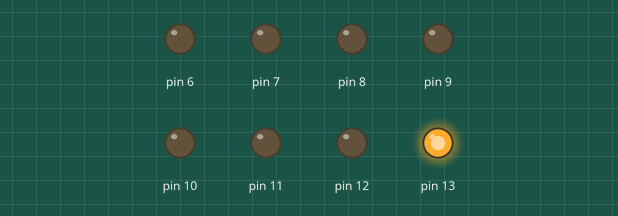
Recording of a sketch running on a simulated Arduino Uno, built with avr-gcc and run on an emulated ATmega328P. On the bench: output pins drawn as LEDs (lit = HIGH).

Above: at 0.1 s.
At 4.1 s:
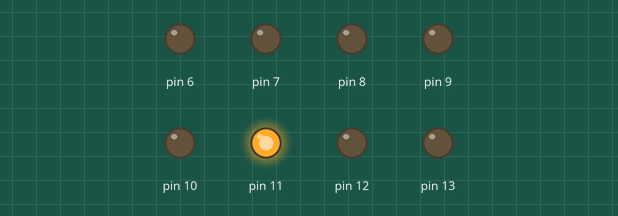
At 10.1 s:
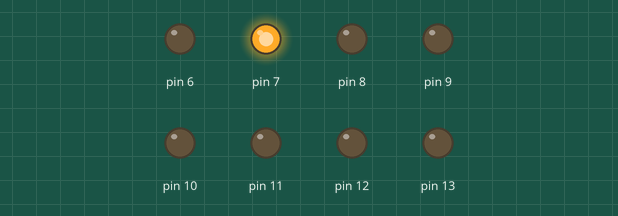
At 16.1 s:
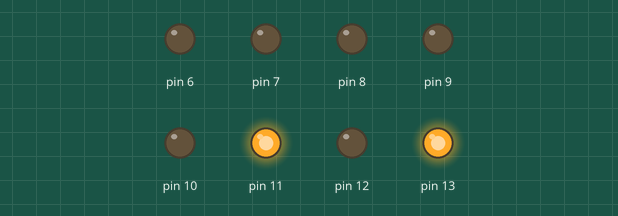
At 22.1 s:
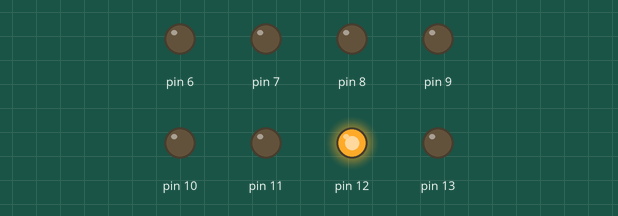
At 32.1 s:
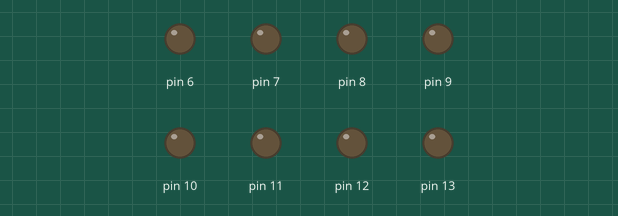
Timing chart, 0 to 40.0 s (numbered marks = the images above):
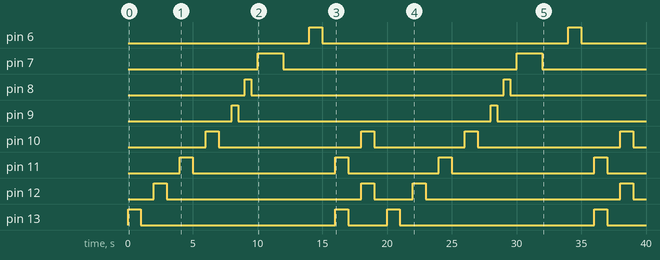

Measured:
- by itself, pin 6: alternates HIGH for 1.0 s and LOW for 19.0 s
- by itself, pin 7: alternates HIGH for 2.0 s and LOW for 18.0 s
- by itself, pin 8, pin 9: alternates HIGH for 0.50 s and LOW for 19.5 s
- by itself, pin 10: LOW → HIGH at 6.0 s, → LOW 1.0 s later, → HIGH 11.0 s later, → LOW 1.0 s later, … (8 changes in this stretch)
- by itself, pin 11: LOW → HIGH at 4.0 s, → LOW 1.0 s later, → HIGH 11.0 s later, → LOW 1.0 s later, … (8 changes in this stretch)
- by itself, pin 12: LOW → HIGH at 2.0 s, → LOW 1.0 s later, → HIGH 15.0 s later, → LOW 1.0 s later, … (8 changes in this stretch)
- by itself, pin 13: LOW → HIGH at 0.00 s, → LOW 1.0 s later, → HIGH 15.0 s later, → LOW 1.0 s later, … (8 changes in this stretch)

The sketch:

brazo.ino
```cpp
// the setup function runs once when you press reset or power the board
void setup() {
  // initialize digital pin 13 as an output.
  pinMode(13, OUTPUT);
  pinMode(12, OUTPUT);

  pinMode(11, OUTPUT);
  pinMode(10, OUTPUT);

  pinMode(9, OUTPUT);
  pinMode(8, OUTPUT);

  pinMode(7, OUTPUT);
  pinMode(6, OUTPUT);


}

// the loop function runs over and over again forever
void loop() {

  //MOVIMENTOS SIMPLES

  digitalWrite(13, HIGH);   // giro
  delay(1000);              //
  digitalWrite(13, LOW);    //
  delay(1000);//

  digitalWrite(12, HIGH);   // giro
  delay(1000);              //
  digitalWrite(12, LOW);    //
  delay(1000);

  digitalWrite(11, HIGH);   // hombro
  delay(1000);              //
  digitalWrite(11, LOW);    //
  delay(1000);

  digitalWrite(10, HIGH);   // hombro
  delay(1000);              //
  digitalWrite(10, LOW);    //
  delay(1000);


  digitalWrite(9, HIGH);   // codo
  delay(500);              //
  digitalWrite(9, LOW);    //
  delay(500);

  digitalWrite(8, HIGH);   // codo
  delay(500);              //
  digitalWrite(8, LOW);    //
  delay(500);

  digitalWrite(7, HIGH);   // muñeca
  delay(2000);              //
  digitalWrite(7, LOW);    //
  delay(2000);

  digitalWrite(6, HIGH);   // muñeca
  delay(1000);              //
  digitalWrite(6, LOW);    //
  delay(1000);

// MOVIMIENTOS DOBLES


  digitalWrite(13, HIGH);   // giro
  digitalWrite(11, HIGH);   // hombro
  delay(1000);              //
  digitalWrite(13, LOW);    //
  digitalWrite(11, LOW);   // hombro
  delay(1000);//

  digitalWrite(12, HIGH);   // giro
  digitalWrite(10, HIGH);   // hombro
  delay(1000);              //
  digitalWrite(12, LOW);    //
  digitalWrite(10, LOW);   // hombro
  delay(1000);


}
```
